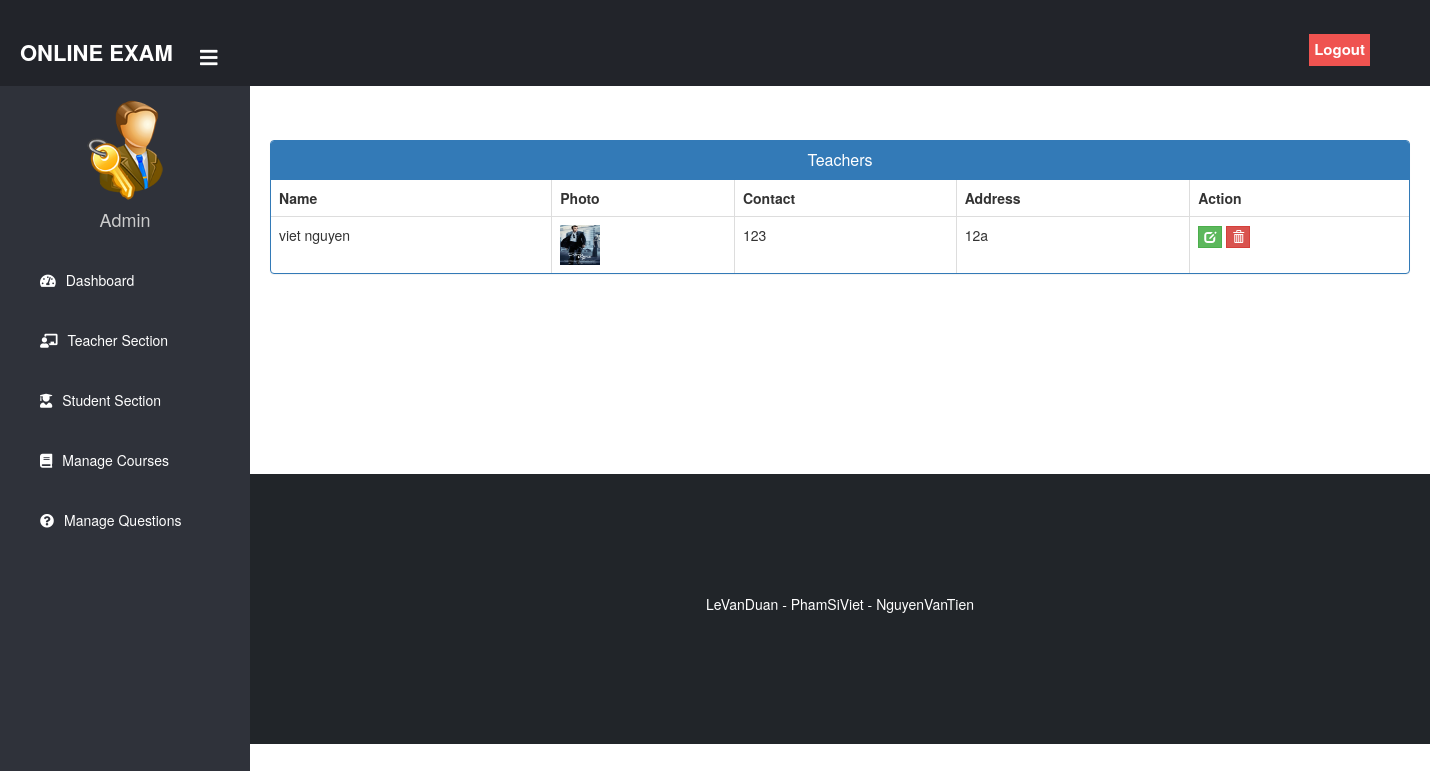
The app's page /admin-view-teacher (signed in), older data.
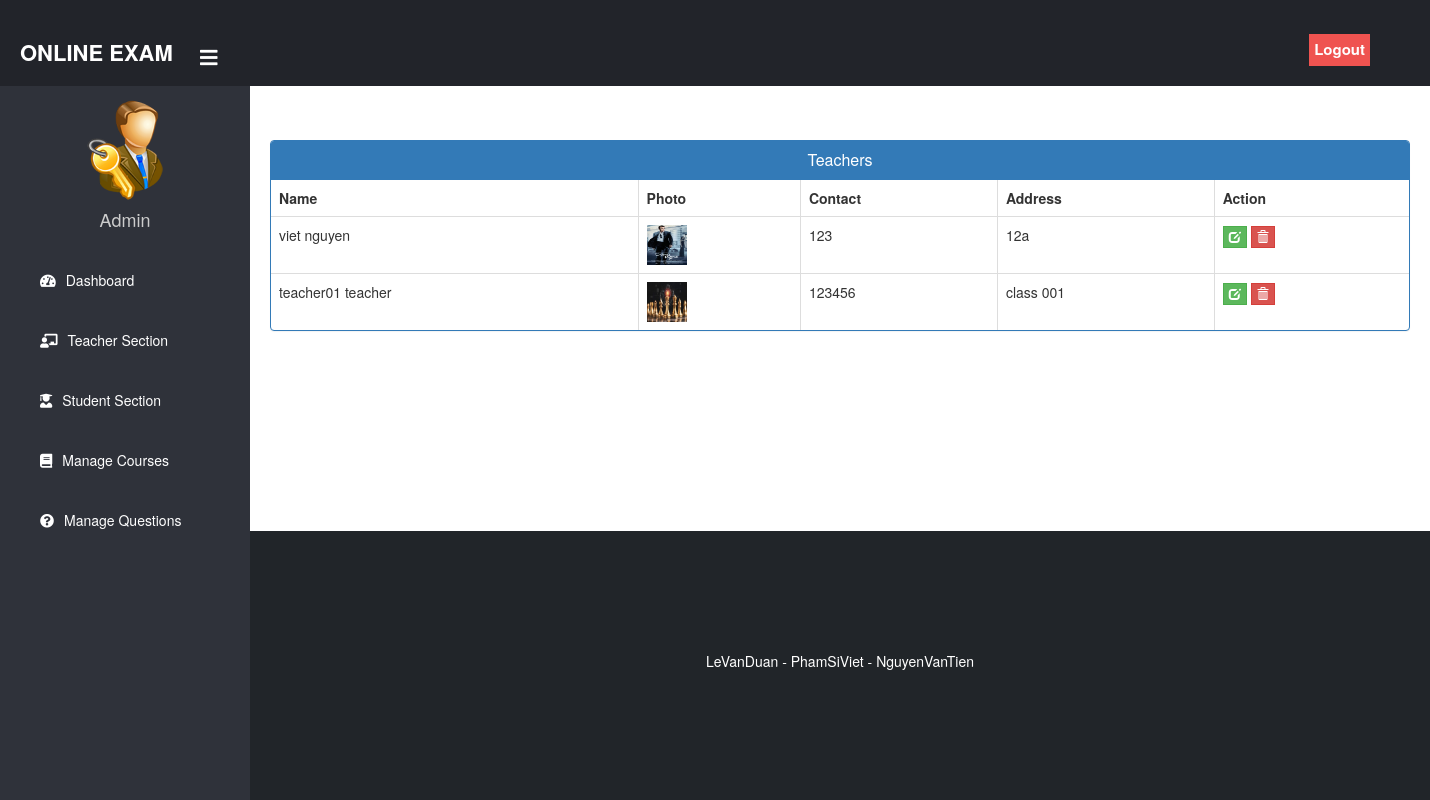
The same page, newer data.
### teacher/models.py (models this page shows, shortened)
class Teacher(models.Model):
    user=models.OneToOneField(User,on_delete=models.CASCADE)
    profile_pic= models.ImageField(upload_to='profile_pic/Teacher/',null=True,blank=True)
    address = models.CharField(max_length=40)
    mobile = models.CharField(max_length=20,null=False)
    status= models.BooleanField(default=False)
    salary=models.PositiveIntegerField(null=True)
    @property
    def get_name(self):
        return self.user.first_name+" "+self.user.last_name

### exam/views.py (the view)
# urls.py: path('admin-view-teacher', views.admin_view_teacher_view,name='admin-view-teacher'),
@login_required(login_url='adminlogin')
def admin_view_teacher_view(request):
    teachers= TMODEL.Teacher.objects.all().filter(status=True)
    return render(request,'exam/admin_view_teacher.html',{'teachers':teachers})

### templates/exam/admin_view_teacher.html (shortened to what this page needs)
{% extends 'exam/adminbase.html' %}
{% block content %}
{%load static%}
<head>
  <link href="//netdna.bootstrapcdn.com/bootstrap/3.0.0/css/bootstrap.min.css" rel="stylesheet" id="bootstrap-css">
</head>
<br><br>
<div class="container">
  <div class="panel panel-primary">
    <div class="panel-heading">
      <h6 class="panel-title">Teachers</h6>
    </div>
    <table class="table table-hover table-bordered" id="dev-table">
      <thead>
        <tr>
          <th>Name</th>
          <th>Photo</th>
          <th>Contact</th>
          <th>Address</th>
          <th>Action</th>
        </tr>
      </thead>
      {% for t in teachers %}
      <tr>
        <td> {{t.get_name}}</td>
        <td> <img src="{% static t.profile_pic.url %}" alt="Profile Pic" height="40px" width="40px" /></td>
        <td>{{t.mobile}}</td>
        <td>{{t.address}}</td>
        <td><a class="btn btn-success btn-xs" style="border-radius: 0%;" href="{% url 'update-teacher' t.id  %}"><span class="glyphicon glyphicon-edit"></span></a>
        <a class="btn btn-danger btn-xs" style="border-radius: 0%;" href="{% url 'delete-teacher' t.id  %}"><span class="glyphicon glyphicon-trash"></span></a></td>
      </tr>
      {% endfor %}
    </table>
  </div>
</div>
<br><br><br><br><br><br>
{% endblock content %}

### templates/exam/adminbase.html (shortened to what this page needs)
<!DOCTYPE html>
{% load static %}
<html lang="en" dir="ltr">
<head>
  <link rel="stylesheet" href="https://cdnjs.cloudflare.com/ajax/libs/font-awesome/5.12.1/css/all.min.css">
</head>
<body>
  <header>
    <label for="check">
      <i style="left: 200px;margin-top: 17px;"class="fas fa-bars" id="sidebar_btn"></i>
    </label>
    <div class="left_area">
      <h3>Online Exam</h3>
    </div>
    <div class="right_area">
      <a href="/logout" class="logout_btn" style="border-radius:0px;"> Logout</a>
    </div>
  </header>
  <div class="sidebar">
    <div style="text-align:center;">
      <img src="{% static "image/admin.png" %}" class="profile_image" alt="">
      <h4>Admin</h4>
    </div>
    <a href="/admin-dashboard"><i class="fas fa-tachometer-alt"></i><span>Dashboard</span></a>
    <a href="/admin-teacher"><i class="fas fa-chalkboard-teacher"></i><span>Teacher Section</span></a>
    <a href="/admin-student"><i class="fas fa-user-graduate"></i><span>Student Section</span></a>
    <a href="/admin-course"><i class="fas fa-book"></i><span>Manage Courses</span></a>
    <a href="/admin-question"><i class="fas fa-question-circle"></i><span>Manage Questions</span></a>
  </div>
  <div class="content">
    <br><br><br><br><br>
    {% block content %}
    {% endblock content %}
    <br><br><br>
    {% include "exam/footer.html" %}
  </div>
</body>
</html>

### templates/exam/footer.html (shortened to what this page needs)
<!DOCTYPE html>
<html>
<head>
  <link rel="stylesheet" href="https://maxcdn.bootstrapcdn.com/font-awesome/4.7.0/css/font-awesome.min.css">
</head>
<footer>
  <br>
  <div class="container">
    <div class="row">
      <div class="col-md-12 col-sm-12">
        <div style="color:#ffffff;" class="wow fadeInUp footer-copyright">
          <p>
           LeVanDuan - PhamSiViet - NguyenVanTien </p><br>
        </div>
      </div>
    </div>
  </div>
</footer>
</html>

### templates/exam/adminbase.html (style rules this page uses)
a:link { text-decoration: none; }
body { margin: 0; padding: 0; font-family: "Gill Sans", sans-serif;; }
header { position: fixed; background: #22242A; padding: 20px; width: 100%; z-index: 1; }
.left_area h3 { color: #fff; margin: 0px; text-transform: uppercase; font-size: 22px; font-weight: 900; }
.logout_btn { padding: 5px; background: #ef5350; text-decoration: none; float: right; margin-top: -30px; margin-right: 40px; border-radius: 2px; font-size: 15px; font-weight: 600; color: #fff; transition: 0.5s; }
.sidebar { background: #2f323a; margin-top: 70px; padding-top: 30px; position: fixed; left: 0; width: 250px; height: 100%; transition: 0.5s; transition-property: left; }
.sidebar .profile_image { width: 100px; height: 100px; border-radius: 100px; margin-bottom: 10px; }
.sidebar h4 { color: #ccc; margin-top: 0; margin-bottom: 20px; }
.sidebar a { color: #fff; display: block; width: 100%; line-height: 60px; text-decoration: none; padding-left: 40px; box-sizing: border-box; transition: 0.5s; }
.sidebar i { padding-right: 10px; }
label #sidebar_btn { z-index: 1; color: #fff; position: fixed; cursor: pointer; left: 300px; font-size: 20px; margin: 5px 0; transition: 0.5s; transition-property: color; }
.content { margin-left: 250px; background-position: center; background-size: cover; height: 100vh; transition: 0.5s; }

### templates/exam/admin_view_teacher.html (style rules this page uses)
a:link { text-decoration: none; }
h6 { text-align: center; }
.row { margin: 100px; }

### templates/exam/footer.html (style rules this page uses)
footer { padding: 0px 0px 0px 0px; background-color: #212529; margin: 0px; }
p { text-align: center; }

Row changes from the older to the newer data that the page shows:
added Teacher: get_name "teacher01 teacher", profile_pic (picture), mobile "123456", address "class 001"
